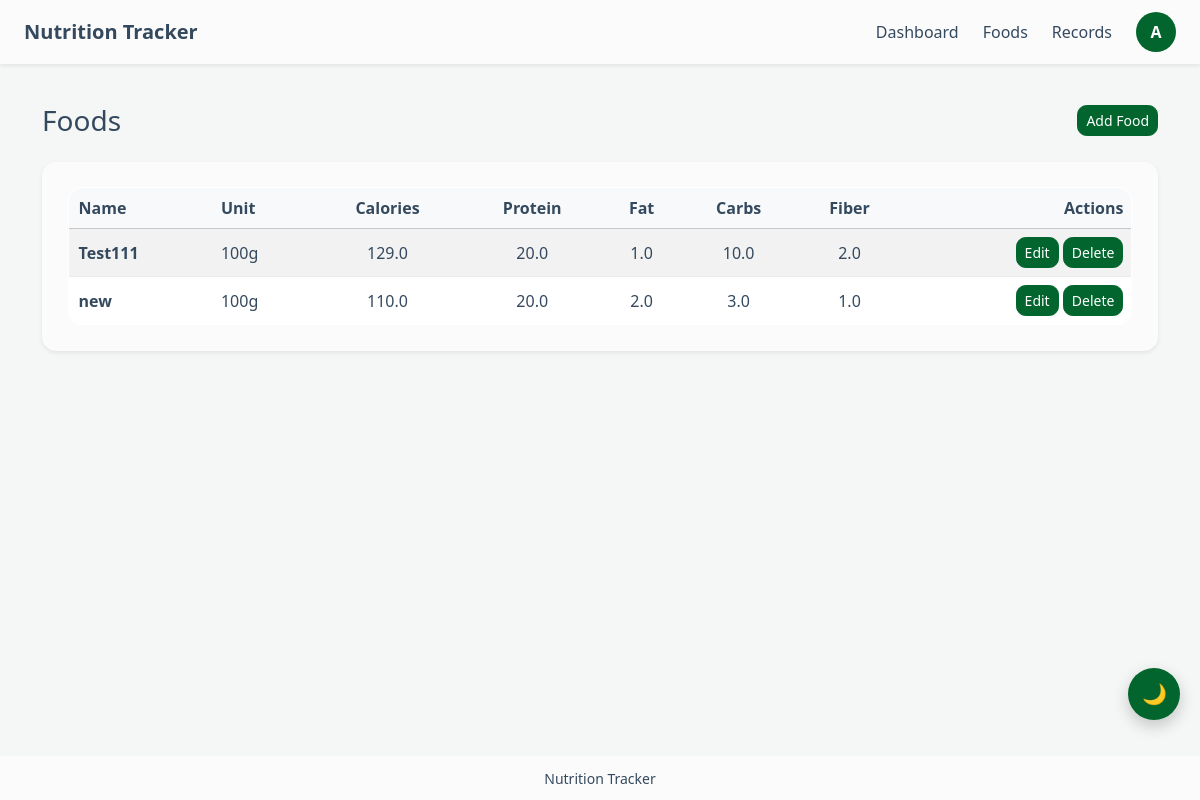
The page /foods/ (signed in) on the database its author committed.
### tracker/models.py (models this page shows, shortened)
class Food(models.Model):
    user = models.ForeignKey(settings.AUTH_USER_MODEL, on_delete=models.CASCADE, related_name='foods')
    name = models.CharField(max_length=120)
    unit = models.CharField(max_length=30, default='100g', help_text='e.g. 100g, serving, piece')
    calories = models.FloatField()
    protein = models.FloatField(default=0)
    fat = models.FloatField(default=0)
    carbohydrates = models.FloatField(default=0)
    fiber = models.FloatField(default=0)
    created_at = models.DateTimeField(auto_now_add=True)
    class Meta:
        ordering = ['name']
        unique_together = ('user', 'name')

### tracker/views.py (the view)
# urls.py: path('foods/', views.food_list, name='food_list'),
@login_required
def food_list(request):
    foods = Food.objects.filter(user=request.user)
    return render(request, 'tracker/food_list.html', {'foods': foods})

### tracker/templates/tracker/food_list.html (shortened to what this page needs)
{% extends 'tracker/base.html' %}
{% block content %}
<div class="d-flex flex-column gap-4">
    <section class="d-flex flex-column flex-md-row justify-content-between align-items-md-center gap-3">
        <h1 class="h3 mb-0">Foods</h1>
        <button class="btn btn-primary btn-sm" type="button" onclick="openModal('add/')">Add Food</button>
    </section>
    <div class="card shadow-sm border-0">
        <div class="card-body">
            {% if foods %}
            <div class="table-responsive">
                <table class="table table-striped table-hover align-middle mb-0">
                    <thead class="table-light">
                        <tr>
                            <th>Name</th>
                            <th>Unit</th>
                            <th class="text-center">Calories</th>
                            <th class="text-center">Protein</th>
                            <th class="text-center">Fat</th>
                            <th class="text-center">Carbs</th>
                            <th class="text-center">Fiber</th>
                            <th class="text-end">Actions</th>
                        </tr>
                    </thead>
                    <tbody>
                        {% for food in foods %}
                        <tr>
                            <td class="fw-semibold">{{ food.name }}</td>
                            <td>{{ food.unit }}</td>
                            <td class="text-center">{{ food.calories }}</td>
                            <td class="text-center">{{ food.protein }}</td>
                            <td class="text-center">{{ food.fat }}</td>
                            <td class="text-center">{{ food.carbohydrates }}</td>
                            <td class="text-center">{{ food.fiber }}</td>
                            <td class="text-end">
                                <button class="btn btn-primary btn-sm" type="button"
                                    onclick="openModal('{% url 'food_edit' food.pk %}')">Edit</button>
                                <button class="btn btn-primary btn-sm" type="button"
                                    onclick="openModal('{% url 'food_delete' food.pk %}')">Delete</button>
                            </td>
                        </tr>
                        {% endfor %}
                    </tbody>
                </table>
            </div>
            {% else %}
            <p class="text-muted mb-0">No foods added yet.</p>
            {% endif %}
        </div>
    </div>
</div>
{% endblock %}

### tracker/templates/tracker/base.html (shortened to what this page needs)
{% load static %}
<!DOCTYPE html>
<html lang="zh-CN">
<head>
    <link rel="stylesheet" href="{% static 'tracker/css/bootstrap.min.css' %}">
    <link rel="stylesheet" href="{% static 'tracker/css/common.css' %}">
</head>
<body>
<header class="site-header fixed-top">
    <nav class="navbar navbar-expand-lg shadow-sm site-navbar">
        <div class="container-fluid px-3 px-lg-4">
            <a class="navbar-brand fw-bold" href="{% url 'home' %}">
                Nutrition Tracker
            </a>
            {% if user.is_authenticated %}
                <div class="collapse navbar-collapse" id="mainNavbar">
                    <div class="navbar-nav ms-auto align-items-lg-center gap-lg-2">
                        {% if request.user.is_staff %}
                            <a class="nav-link" href="{% url 'admin_user_list' %}">User Management</a>
                        {% else %}
                            <a class="nav-link" href="{% url 'dashboard' %}">Dashboard</a>
                            <a class="nav-link" href="{% url 'food_list' %}">Foods</a>
                            <a class="nav-link" href="{% url 'record_list' %}">Records</a>
                        {% endif %}
                        <form action="{% url 'account' %}" method="post" class="ms-lg-2 mb-0">
                            <button class="btn p-0 border-0 bg-transparent" type="submit" title="User info" aria-label="User info">
                                <span class="avatar-circle">
                                    {{ request.user.username|default:'U'|first|upper }}
                                </span>
                            </button>
                        </form>
                    </div>
                </div>
            {% endif %}
        </div>
    </nav>
</header>
<main class="page-content">
    <div class="{% block main_container_class %}container py-4{% endblock %}">
        {% block content %}{% endblock %}
    </div>
</main>
<footer class="site-footer fixed-bottom">
    <div class="container text-center small py-2">
        Nutrition Tracker
    </div>
</footer>
<button id="themeToggle" class="theme-toggle" title="Toggle theme">
    🌙
</button>
</body>
</html>

### tracker/static/tracker/css/common.css (style rules this page uses)
:root { --header-height: 64px; --footer-height: 44px; --primary-color: #02652d; --primary-hover: #5da67d; --bg-color: #f4f7f6; --card-bg: #fbfbfb; --text-main: #34495e; --text-muted: #5f6f7d; --border-color: #e9ecef; --table-bg: #ffffff; --table-head: #f8f9fa; }
body { background: var(--bg-color); color: var(--text-main); }
body, .card, .navbar, .site-footer { transition: background 0.25s ease, color 0.25s ease; }
.navbar-brand { color: var(--text-main) !important; }
.nav-link { color: var(--text-main) !important; }
.page-content { min-height: calc(100vh - var(--header-height) - var(--footer-height)); padding-top: calc(var(--header-height) + 1rem); padding-bottom: calc(var(--footer-height) + 1rem); }
.site-header .navbar { min-height: var(--header-height); background: var(--card-bg); }
.site-footer { height: var(--footer-height); display: flex; align-items: center; background: var(--card-bg); }
.card { border-radius: 0.9rem; border: none; background: var(--card-bg); color: var(--text-main) !important; box-shadow: 0 0.35rem 0.8rem rgba(0,0,0,0.05); }
.card .card-body { padding: 1.6rem; }
.table { --bs-table-bg: var(--table-bg); --bs-table-border-color: var(--border-color); --bs-table-hover-bg: rgba(0,0,0,0.04); border: 1px solid var(--border-color); background: var(--table-bg); color: var(--text-main); }
.table thead th { background: var(--table-head); color: var(--text-main); font-weight: 600; }
.table th, .table td { color: var(--text-main) !important; padding-left: 10px; }
.table, .list-group { border-radius: 0.9rem; overflow: hidden; }
.btn { border-radius: 0.6rem; }
.btn-primary { background: var(--primary-color); border-color: var(--primary-color); }
.avatar-circle { width: 40px; height: 40px; border-radius: 50%; background: var(--primary-color); color: white; display: flex; align-items: center; justify-content: center; font-weight: 700; transition: transform 0.12s ease, box-shadow 0.12s ease; }
.theme-toggle { position: fixed; right: 20px; bottom: 80px; width: 52px; height: 52px; border-radius: 50%; border: none; background: var(--primary-color); color: white; font-size: 20px; cursor: pointer; display: flex; align-items: center; justify-content: center; box-shadow: 0 6px 16px rgba(0,0,0,0.2); z-index: 1000; transition: transform 0.15s ease, box-shadow 0.15s ease, background 0.2s; }

### rows shown on the page
Food: name "Test111", unit "100g", calories "129.0", protein "20.0", fat "1.0", carbohydrates "10.0", fiber "2.0"
Food: name "new", unit "100g", calories "110.0", protein "20.0", fat "2.0", carbohydrates "3.0", fiber "1.0"

### other values the page prints
{{ request.user.username|default:'U'|first|upper }} "A"
